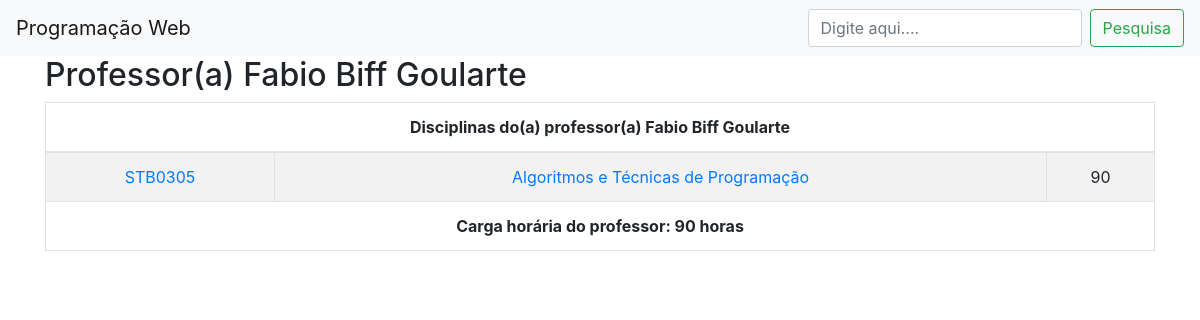
Screenshot of /professor.php?prof=Fabio Biff Goularte&method=db with the database file from the repository.
### tables this page shows
CREATE TABLE `disciplina` (
  `id` int(11) NOT NULL,
  `codigo` varchar(45) DEFAULT NULL,
  `nome` varchar(45) DEFAULT NULL,
  `cargahoraria` int(11) DEFAULT NULL,
  `semestre` int(11) NOT NULL,
  `curso_id` int(11) NOT NULL
);

### FunctionsDb.php (called while the page is built, shortened)
<?php
function MateProf($nome){
	$db= new Database();
	$conexao = $db->getConexao();
	$sql = "SELECT d.id, d.codigo, d.curso_id, d.nome, d.cargahoraria, d.semestre " .
	"FROM disciplina AS d " .
	"LEFT JOIN disciplina_professor AS dp ON (d.id = dp.id_disciplina) " .
	"LEFT JOIN professor AS p ON (dp.id_professor = p.id) " .
	"WHERE p.nome = :nome";
	$stmt = $conexao->prepare($sql);
	$stmt->bindParam(':nome',$nome);
	$stmt->execute();
	return $stmt->fetchAll(PDO::FETCH_ASSOC);
}

### professor.php (the view, shortened to what this page needs)
<?php
include 'cabecalho.php';
include 'FunctionsDb.php';
require_once('lista.php');
$prof = $_GET['prof'];
$method = $_GET['method'];
if ($method == 'list')
	$registros = Professor($matriz,$prof);
else {
	$registros = MateProf($prof);
}
?>
<main class="container">
	<?php
		echo "<h2>Professor(a) " . $prof . "</h2>";
		$chTotal = 0;
		echo "<div class='d-flex justify-content-between'>";
		echo "<table class='table table-bordered table-striped table-hover table-reponsive text-center'>";
		echo "<thead>";
		echo "<tr><th colspan='4'>Disciplinas do(a) professor(a) " . $prof . "</th></tr>";
		echo "</thead>";
		echo "<tbody>";
		foreach ($registros as $disciplina) {
			echo "<tr>";
			echo "<td><a href='disciplina.php?cod={$disciplina['id']}&method=db'>{$disciplina['codigo']}</a></td>";
			echo "<td><a href='disciplina.php?cod={$disciplina['id']}&method=db'>{$disciplina['nome']}</a></td>";
			echo "<td>{$disciplina['cargahoraria']}</td>";
			echo "</tr>";
			$chTotal += $disciplina['cargahoraria'];
		}
		echo "</tbody>";
		echo "<tfoot>";
		echo "<th colspan='4'>Carga horária do professor: " . $chTotal . " horas</th>";
		echo "</tfoot>";
		echo "</table></div>";
	?>
</main>

### rows the page displays
disciplina: codigo "STB0305", nome "Algoritmos e Técnicas de Programação", cargahoraria "90"

### other values shown
$prof "Fabio Biff Goularte"
$chTotal "90"
